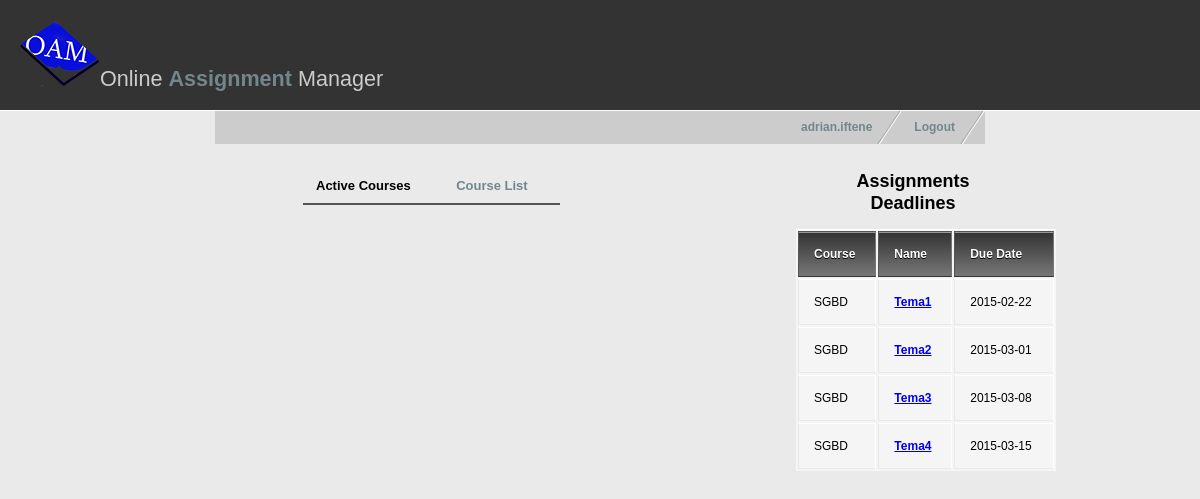
The page /studentindex.php (signed in) on the database as committed earlier.
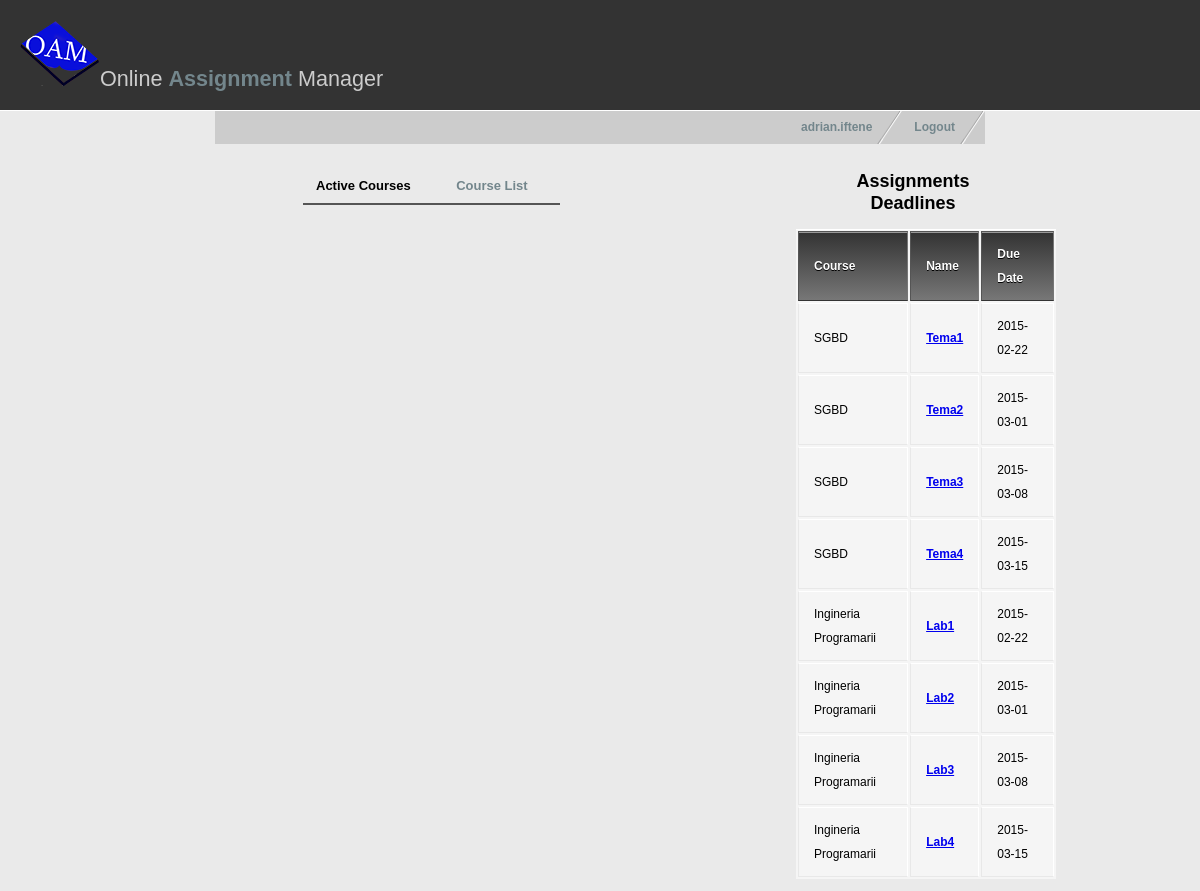
The same page on the database as committed later.
### tables this page shows
CREATE TABLE Assignment(
  IdAssignment INT(10) PRIMARY KEY,
  IdMaterie INT(10) NOT NULL,
  Titlu VARCHAR(30) NOT NULL,
  Descriere VARCHAR(255),
  AssignDate DATE NOT NULL,
  DueDate DATE NOT NULL,
  Punctaj DECIMAL(3) NOT NULL,
  Path VARCHAR(255),
  FOREIGN KEY(IdMaterie) REFERENCES Materie(IdMaterie)
  );

CREATE TABLE Materie(
  IdMaterie INT(10) PRIMARY KEY,
  Nume VARCHAR(50) NOT NULL,
  Semestru INT(1),
  Descriere VARCHAR(255)
  );

### studentindex.php (the view, shortened to what this page needs)
<!DOCTYPE html>
<?php
  $username = $_SESSION['username'];
?>
<html xmlns="http://www.w3.org/1999/xhtml" xml:lang="en" lang="en">
<head>
<link href="style.css" rel="stylesheet" type="text/css" />
</head>
<body>
<div id="header">
  <h1><img src="images/oamlogo3.png" alt="" />Online <span style="font-weight:bold; color:#73868C;">Assignment</span> Manager</h1>
</div>
<div id="container">
    <ul id="nav">
      <li><a href="index.html">Logout</a></li>
      <li><a href="#"><?php echo $username ?></a></li>
    </ul>
  <div id="contentleft">
    <ul id="nav2" style="margin-left: 40px">
      <li><a href="studentindex.php" style="color: #000;">Active Courses</a></li>
      <li><a href="studentcourselist.php">Course List</a></li>
    </ul>
  </div>
  <div id="contentright">
    <h2>Assignments Deadlines</h2>
    <table>
      <thead>
        <tr>
          <th>Course</th>
          <th>Name</th>
          <th>Due Date</th>
        </tr>
      </thead>
      <tbody>
        <?php
    $result = mysql_query("SELECT assignment.Titlu AS titlu, assignment.DueDate AS due, assignment.Path AS path, materie.Nume AS name
      FROM assignment JOIN materie ON assignment.IdMaterie = materie.IdMaterie WHERE assignment.DueDate < '2015-03-19';");
    while($line = mysql_fetch_array($result, MYSQL_ASSOC)) {
    echo '<tr>
          <td>',$line["name"],'</td>
          <td><a href="',$line["path"],'"><strong>',$line["titlu"],'</strong></a></td>
          <td>',$line["due"],'</td>
        </tr>';
         }
         ?>
      </tbody>
    </table>
  </div>
</div>
</body>
</html>

### style.css (style rules this page uses)
body { margin: 0; padding: 0; font: 75% tahoma, Verdana, Arial, sans-serif; line-height: 1.8em; background: #eaeaea url(images/bg.jpg) top left repeat-x; }
#header { background: #333; padding: 20px; border-bottom: 1px solid #fff; }
#header h1 { padding: 0; margin: 0; font-family: Georgia, sans-serif; font-weight: normal; font-size: 180%; color: #ccc; }
#container { width: 770px; margin: 0 auto; padding: 0; }
#nav { float: right; width: 100%; margin: 0; padding: 0px; list-style: none; background: #ccc; }
#nav li { float: right; margin: 0; padding: 0; }
#nav a { float:left; display: block; padding: 0.5em 2.5em 0.5em 1em; text-decoration: none; font-weight: bold; font-size: 100%; color: #73868c; background: #ccc url(images/nav_slant.gif) no-repeat top right; }
#nav2 { width: 100%; padding: 0; list-style: none; padding: 0 0 0 3em; }
#nav2 a { float: left; display: block; padding: 0.7em 2.5em 0.5em 1em; text-decoration: none; font-weight: bold; font-size: 100%; color: #73868c; border-bottom: 2px solid #555; margin-bottom:10px; font-size: 13px; }
#contentleft { float: left; margin-top: 10px; width: 450px; padding: 0 1em 1em 1em; }
#contentright { margin-top: 0px; float: right; width: 230px; padding: 1em 1em 1em 2em; }
table { background: #f5f5f5; border-collapse: separate; box-shadow: inset 0 1px 0 #fff; font-size: 12px; line-height: 24px; margin-left: 53px; text-align: left; width: 260px; }
th { background: linear-gradient(#333, #777); border-left: 1px solid #555; border-right: 1px solid #777; border-top: 1px solid #555; border-bottom: 1px solid #333; box-shadow: inset 0 1px 0 #999; color: #fff; font-weight: bold; padding: 10px 15px; position: relative; text-shadow: 0 1px 0 #000; }
td { border-right: 1px solid #fff; border-left: 1px solid #e8e8e8; border-top: 1px solid #fff; border-bottom: 1px solid #e8e8e8; padding: 10px 15px; position: relative; }
h1 { font-family: Georgia, serif; font-size: 180%; padding: 30px 0 10px 0; color: #73868c; }
h2 { font-family: helvetica, Verdana, Arial; font-size: 150%; text-align: center; padding-left: 40px; }
#contentright h2 { margin-left: 70px; }

Rows that differ between the two databases and show on the page:
added assignment: IdMaterie.Nume "Ingineria Programarii", Titlu "Lab1", DueDate "2015-02-22"
added assignment: IdMaterie.Nume "Ingineria Programarii", Titlu "Lab2", DueDate "2015-03-01"
added assignment: IdMaterie.Nume "Ingineria Programarii", Titlu "Lab3", DueDate "2015-03-08"
added assignment: IdMaterie.Nume "Ingineria Programarii", Titlu "Lab4", DueDate "2015-03-15"
